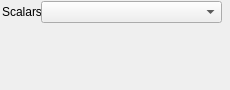
<?xml version="1.0" encoding="UTF-8"?>
<ui version="4.0">
 <class>VtkThresholdFilter</class>
 <widget class="QWidget" name="VtkThresholdFilter">
  <property name="geometry">
   <rect>
    <x>0</x>
    <y>0</y>
    <width>230</width>
    <height>90</height>
   </rect>
  </property>
  <property name="minimumSize">
   <size>
    <width>230</width>
    <height>90</height>
   </size>
  </property>
  <property name="windowTitle">
   <string>Threshold Filter</string>
  </property>
  <layout class="QGridLayout" name="gridLayout">
   <property name="leftMargin">
    <number>1</number>
   </property>
   <property name="topMargin">
    <number>1</number>
   </property>
   <property name="rightMargin">
    <number>1</number>
   </property>
   <property name="bottomMargin">
    <number>2</number>
   </property>
   <property name="spacing">
    <number>4</number>
   </property>
   <item row="0" column="0">
    <widget class="QWidget" name="scalarsWidget" native="true">
     <widget class="QLabel" name="scalarsLabel">
      <property name="geometry">
       <rect>
        <x>1</x>
        <y>1</y>
        <width>41</width>
        <height>20</height>
       </rect>
      </property>
      <property name="sizePolicy">
       <sizepolicy hsizetype="Preferred" vsizetype="Fixed">
        <horstretch>0</horstretch>
        <verstretch>0</verstretch>
       </sizepolicy>
      </property>
      <property name="text">
       <string>Scalars</string>
      </property>
     </widget>
     <widget class="QComboBox" name="scalarsComboBox">
      <property name="geometry">
       <rect>
        <x>40</x>
        <y>0</y>
        <width>181</width>
        <height>22</height>
       </rect>
      </property>
      <property name="sizePolicy">
       <sizepolicy hsizetype="Expanding" vsizetype="Fixed">
        <horstretch>0</horstretch>
        <verstretch>0</verstretch>
       </sizepolicy>
      </property>
     </widget>
    </widget>
   </item>
   <item row="1" column="0">
    <widget class="QWidget" name="thresholdFunctionWidget" native="true">
     <property name="minimumSize">
      <size>
       <width>230</width>
       <height>60</height>
      </size>
     </property>
    </widget>
   </item>
  </layout>
 </widget>
 <resources/>
 <connections/>
</ui>
